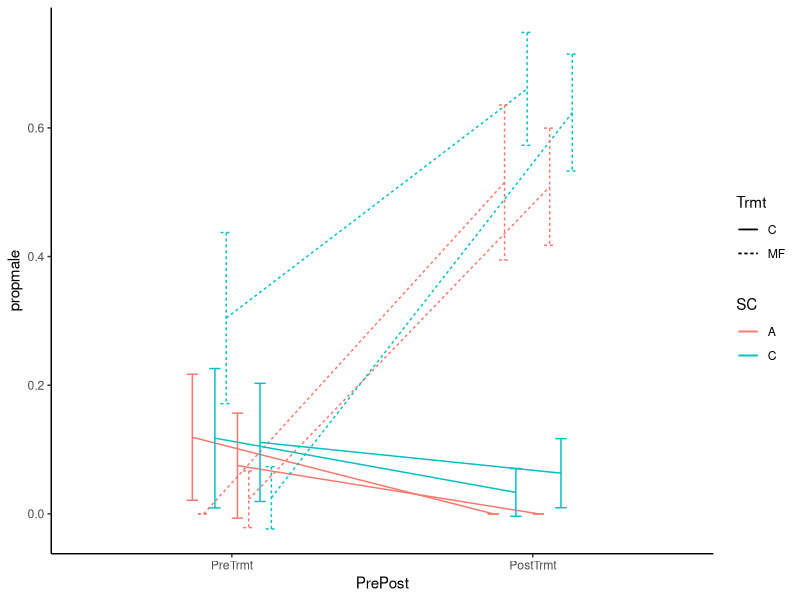

Reproduce this figure in R.
### libraries
        library(data.table)
        library(ggplot2)
        library(foreach)
        library(lattice)
        library(tidyr)
        library(tidyverse)
        library(lme4)
        library(merTools)
### Load data file
  neo <- fread("FinalNeoNotAdj.csv")
### Alan's version

  neopretrmt <- neo[, c("Clone", "MomJar", "Neonate", "Neo2ndGen", "Isolated", "Clutch1", "Male1", "Female1", "Trmt"), with=FALSE]
  neopretrmtMC <- neopretrmt[Trmt=="MF" | Trmt=="C"][Clone!="SW4" & Clone!="AxoMorse"]
  neopretrmtMC$propmale <- neopretrmtMC$Male1/(neopretrmtMC$Male1+neopretrmtMC$Female1)
  neopretrmtMC$N <- (neopretrmtMC$Male1+neopretrmtMC$Female1)
  neopretrmtMC[,PrePost:=("PreTrmt")]
  neoposttrmt <- neo[, c("Clone", "MomJar", "Neonate", "Neo2ndGen", "Isolated", "Clutch1", "Week3PlusMales", "Week3PlusFemales", "Trmt"), with=FALSE]
  neoposttrmtMC <- neoposttrmt[Trmt=="MF" | Trmt=="C"][Clone!="SW4" & Clone!="AxoMorse"]
  neoposttrmtMC$propmale <- neoposttrmtMC$Week3PlusMales/(neoposttrmtMC$Week3PlusMales+neoposttrmtMC$Week3PlusFemales)
  neoposttrmtMC$N <- (neoposttrmtMC$Week3PlusMales+neoposttrmtMC$Week3PlusFemales)
  neoposttrmtMC[,PrePost:=("PostTrmt")]
  dat <- rbind(neopretrmtMC[,c("Clone", "MomJar", "Trmt", "PrePost", "propmale", "N"), with=F],
              neoposttrmtMC[,c("Clone", "MomJar", "Trmt", "PrePost", "propmale", "N"), with=F])
  dat[grepl("D8515|D8222", Clone), SC:="C"]
  dat[!grepl("D8515|D8222", Clone), SC:="A"]
  #t1 <- glmer(propmale~PrePost*Trmt*SC +(1|Clone:MomJar) , data=dat, family=binomial(), weights=N)
  #t1 <- glmer(propmale~PrePost*Trmt*SC +(1|Clone:MomJar) , data=dat, family=binomial(), weights=N)
  #preds <- predictInterval(t1, n.sims = 1000)
  #pred.dt <- cbind(dat[!is.na(propmale)], preds)
  #pred.dt.ag <- pred.dt[,list(mu.fit=mean(fit), mu.upr=mean(upr), mu.lwr=mean(lwr)), list(Clone, Trmt, PrePost, SC)]
  #pred.dt.ag[,gr:=paste(Clone, Trmt, sep=":")]
  #ggplot(data=pred.dt.ag, aes(x=PrePost, group=gr, y=plogis(mu.fit), color=SC, linetype=Trmt)) +
  #geom_line(position=position_dodge(0.3)) +
  #geom_errorbar(aes(ymin=plogis(mu.lwr), ymax=plogis(mu.upr)), width=.3, position=position_dodge(0.3))

  dat.ag <- dat[,list(propmale=sum(propmale*N, na.rm=T)/sum(N, na.rm=T), N=sum(N, na.rm=T)), list(Clone, Trmt, PrePost, SC)]
  dat.ag[,se:=sqrt((propmale*(1-propmale))/N)]
  dat.ag[,lci:=propmale-1.96*se]
  dat.ag[,uci:=propmale+1.96*se]
  dat.ag[,gr:=paste(Clone, Trmt, sep=":")]
  dat.ag$PrePost <- factor(dat.ag$PrePost, levels=c("PreTrmt", "PostTrmt"))

  ggplot(data=dat.ag, aes(x=PrePost, group=gr, y=propmale, color=SC, linetype=Trmt)) +
    geom_line(position=position_dodge(0.3)) +
    geom_errorbar(aes(ymin=lci, ymax=uci), width=.3, position=position_dodge(0.3)) +
    theme_bw() + theme(panel.border = element_blank(), panel.grid.major = element_blank(),
    panel.grid.minor = element_blank(), axis.line = element_line(colour = "black"))
